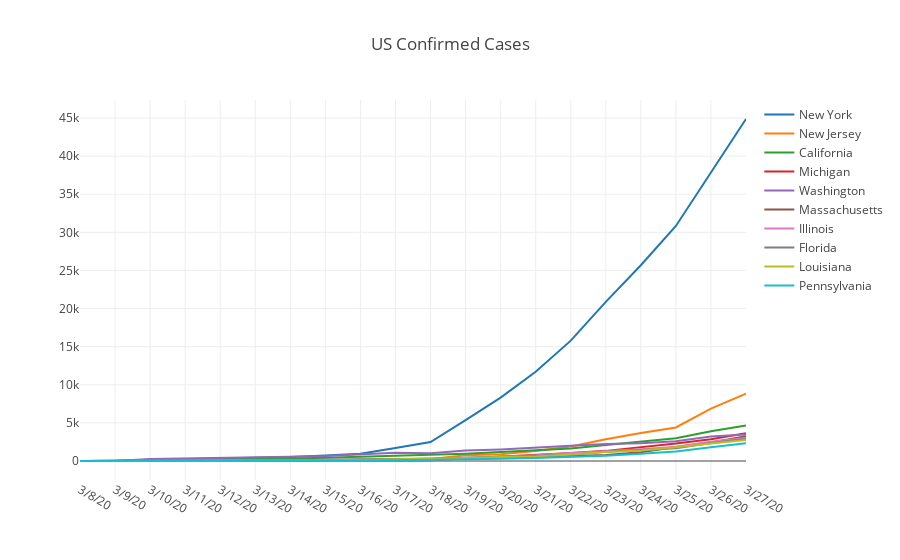

The code cell stored with this chart in its notebook:
### Code cell
dfUSConfirmedTop = dfConfirmedUSStates.head(10)

data = [{
    'x': row[1].index[50:],
    'y': row[1].values[50:],
    'name': row[1].values[0]
}  for row in dfUSConfirmedTop.iterrows()]

layout = dict(title = 'US Confirmed Cases')
py.iplot(dict(data=data, layout=layout))
dfUSConfirmedTop = dfUSConfirmedTop[np.append(dfUSConfirmedTop.columns[0], dfUSConfirmedTop.columns[-15:])]
dfUSConfirmedTop['percent_total'] = dfConfirmedUSStates[dfConfirmedUSStates.columns[-1]]/sum(dfConfirmedUSStates[dfConfirmedUSStates.columns[-1]])
dfUSConfirmedTop.style.format({'percent_total': PercentFormatter})

### Figure 1 — Plotly figure (JSON) as saved in the notebook; plotly's stock layout.template omitted (floating-point values rounded to 4 significant figures)
{"data": [{"name": "New York", "x": ["3/8/20", "3/9/20", "3/10/20", "3/11/20", "3/12/20", "3/13/20", "3/14/20", "3/15/20", "3/16/20", "3/17/20", "3/18/20", "3/19/20", "3/20/20", "3/21/20", "3/22/20", "3/23/20", "3/24/20", "3/25/20", "3/26/20", "3/27/20"], "y": [0, 0, 173, 220, 328, 421, 525, 732, 967, 1706, 2495, 5365, 8310, 11710, 15793, 20884, 25681, 30841, 37877, 44876]}, {"name": "New Jersey", "x": ["3/8/20", "3/9/20", "3/10/20", "3/11/20", "3/12/20", "3/13/20", "3/14/20", "3/15/20", "3/16/20", "3/17/20", "3/18/20", "3/19/20", "3/20/20", "3/21/20", "3/22/20", "3/23/20", "3/24/20", "3/25/20", "3/26/20", "3/27/20"], "y": [0, 0, 15, 23, 29, 29, 69, 98, 178, 267, 267, 742, 890, 1327, 1914, 2844, 3675, 4402, 6876, 8825]}, {"name": "California", "x": ["3/8/20", "3/9/20", "3/10/20", "3/11/20", "3/12/20", "3/13/20", "3/14/20", "3/15/20", "3/16/20", "3/17/20", "3/18/20", "3/19/20", "3/20/20", "3/21/20", "3/22/20", "3/23/20", "3/24/20", "3/25/20", "3/26/20", "3/27/20"], "y": [0, 0, 144, 177, 221, 282, 340, 426, 557, 698, 751, 952, 1177, 1364, 1642, 2108, 2538, 2998, 3899, 4657]}, {"name": "Michigan", "x": ["3/8/20", "3/9/20", "3/10/20", "3/11/20", "3/12/20", "3/13/20", "3/14/20", "3/15/20", "3/16/20", "3/17/20", "3/18/20", "3/19/20", "3/20/20", "3/21/20", "3/22/20", "3/23/20", "3/24/20", "3/25/20", "3/26/20", "3/27/20"], "y": [0, 0, 0, 2, 2, 16, 25, 33, 53, 65, 83, 334, 552, 788, 1037, 1329, 1793, 2296, 2845, 3634]}, {"name": "Washington", "x": ["3/8/20", "3/9/20", "3/10/20", "3/11/20", "3/12/20", "3/13/20", "3/14/20", "3/15/20", "3/16/20", "3/17/20", "3/18/20", "3/19/20", "3/20/20", "3/21/20", "3/22/20", "3/23/20", "3/24/20", "3/25/20", "3/26/20", "3/27/20"], "y": [0, 0, 267, 366, 442, 568, 572, 643, 904, 1076, 1014, 1376, 1524, 1793, 1996, 2221, 2328, 2591, 3207, 3477]}, {"name": "Massachusetts", "x": ["3/8/20", "3/9/20", "3/10/20", "3/11/20", "3/12/20", "3/13/20", "3/14/20", "3/15/20", "3/16/20", "3/17/20", "3/18/20", "3/19/20", "3/20/20", "3/21/20", "3/22/20", "3/23/20", "3/24/20", "3/25/20", "3/26/20", "3/27/20"], "y": [0, 0, 92, 95, 108, 123, 138, 164, 197, 218, 218, 328, 413, 525, 646, 777, 1159, 1838, 2417, 3240]}, {"name": "Illinois", "x": ["3/8/20", "3/9/20", "3/10/20", "3/11/20", "3/12/20", "3/13/20", "3/14/20", "3/15/20", "3/16/20", "3/17/20", "3/18/20", "3/19/20", "3/20/20", "3/21/20", "3/22/20", "3/23/20", "3/24/20", "3/25/20", "3/26/20", "3/27/20"], "y": [0, 0, 12, 25, 32, 46, 64, 93, 105, 161, 162, 422, 585, 753, 1049, 1285, 1537, 1865, 2538, 3024]}, {"name": "Florida", "x": ["3/8/20", "3/9/20", "3/10/20", "3/11/20", "3/12/20", "3/13/20", "3/14/20", "3/15/20", "3/16/20", "3/17/20", "3/18/20", "3/19/20", "3/20/20", "3/21/20", "3/22/20", "3/23/20", "3/24/20", "3/25/20", "3/26/20", "3/27/20"], "y": [0, 0, 15, 28, 35, 50, 76, 115, 155, 216, 314, 417, 563, 659, 830, 1227, 1412, 1682, 2357, 2900]}, {"name": "Louisiana", "x": ["3/8/20", "3/9/20", "3/10/20", "3/11/20", "3/12/20", "3/13/20", "3/14/20", "3/15/20", "3/16/20", "3/17/20", "3/18/20", "3/19/20", "3/20/20", "3/21/20", "3/22/20", "3/23/20", "3/24/20", "3/25/20", "3/26/20", "3/27/20"], "y": [0, 0, 1, 6, 19, 36, 77, 91, 136, 196, 257, 392, 538, 585, 837, 1172, 1388, 1795, 2304, 2744]}, {"name": "Pennsylvania", "x": ["3/8/20", "3/9/20", "3/10/20", "3/11/20", "3/12/20", "3/13/20", "3/14/20", "3/15/20", "3/16/20", "3/17/20", "3/18/20", "3/19/20", "3/20/20", "3/21/20", "3/22/20", "3/23/20", "3/24/20", "3/25/20", "3/26/20", "3/27/20"], "y": [0, 0, 12, 16, 22, 41, 47, 66, 77, 112, 152, 206, 303, 396, 509, 698, 946, 1260, 1795, 2345]}], "layout": {"title": "US Confirmed Cases"}}
